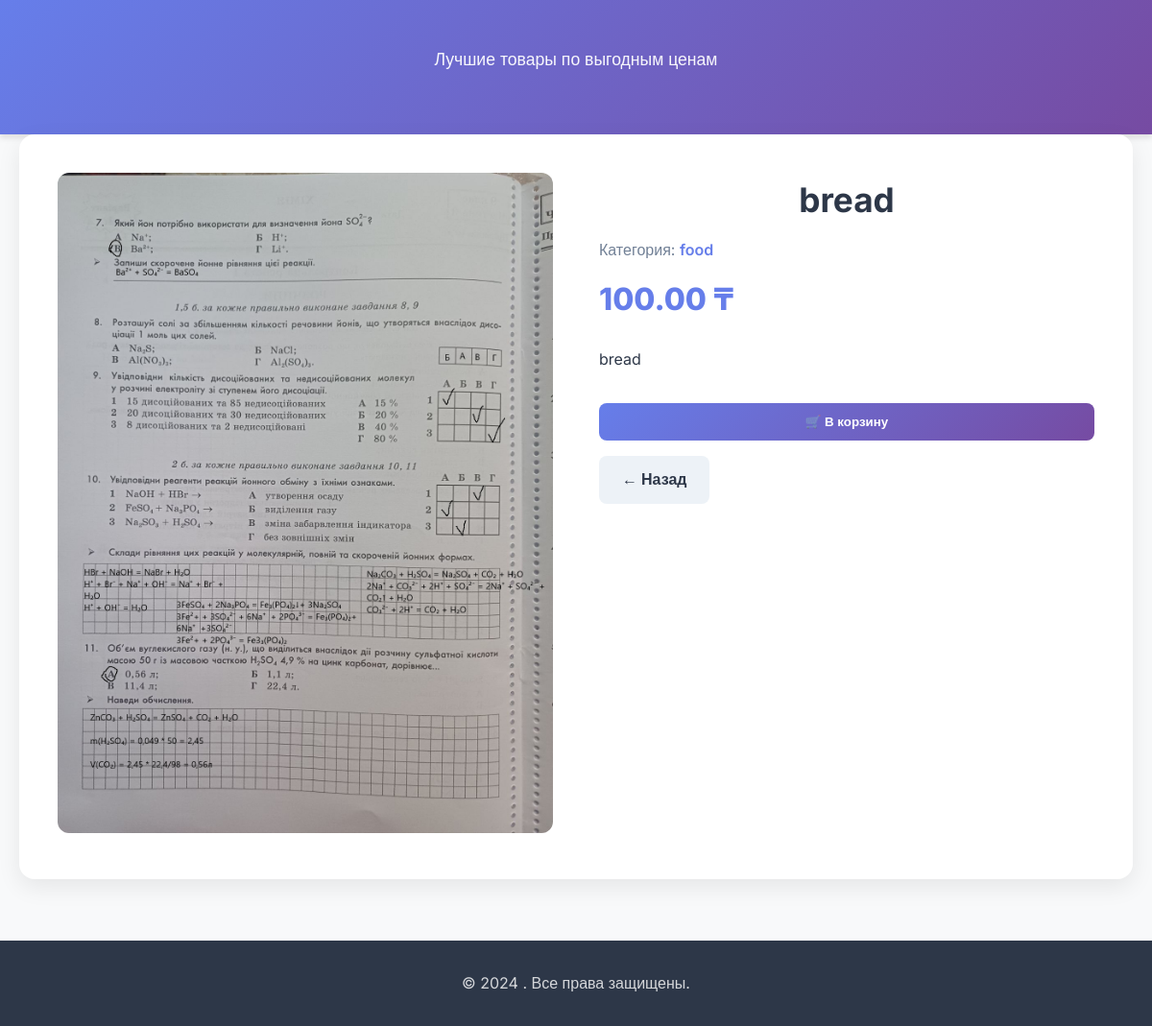
The app's page /detailpage/2, older data.
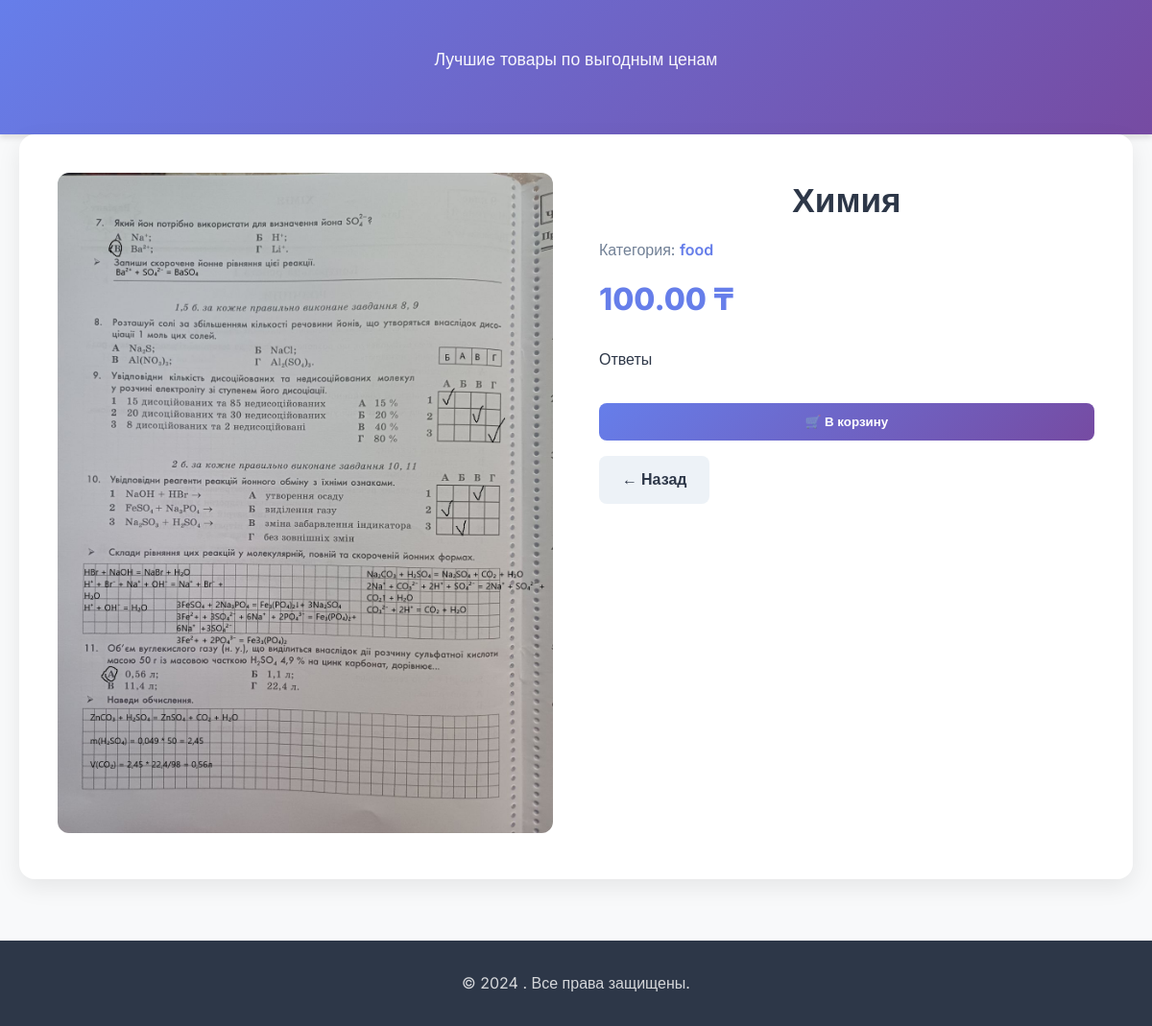
The same page, newer data.
### shop/models.py (models this page shows, shortened)
class Products(models.Model):
    name = models.CharField(max_length=30)
    categories = models.ForeignKey(Categories, on_delete=models.CASCADE)
    slug = models.SlugField()
    description = models.TextField()
    price = models.DecimalField(max_digits=6, decimal_places=2)
    image = models.ImageField(upload_to="media")

class Categories(models.Model):
    name = models.CharField(max_length=30)
    slug = models.SlugField()

### shop/views.py (the view)
# urls.py: path('detailpage/<int:number>', pagedetail, name = "detail"),
def pagedetail(request, number):
    product1 = Products.objects.all()
    if number > len(product1):
        return render(request, "detailPageFail.html")
    else:
        product = Products.objects.get(id=number)
        return render(request, "detailPage.html", context = {"number": number, "product": product})

### shop/templates/detailPage.html (shortened to what this page needs)
{% extends "base.html" %}
{% block content %}
<section class="products-section">
    <div class="container">
        <div class="detail-wrapper">
            <div class="detail-image">
                <img src="{{ product.image.url }}">
            </div>
            <div class="detail-info">
                <h1 class="detail-title">{{ product.name }}</h1>
                <p class="detail-category">
                    Категория: <span>{{ product.categories.name }}</span>
                </p>
                <p class="detail-price">{{ product.price }} ₸</p>
                <p class="detail-description">{{ product.description }}</p>
                <div class="detail-actions">
                    <button class="product-btn">🛒 В корзину</button>
                    <a href="/" class="back-btn">← Назад</a>
                </div>
            </div>
        </div>
    </div>
</section>
{% endblock %}

### shop/templates/base.html (shortened to what this page needs)
<!DOCTYPE html>
<html lang="ru">
<head>
</head>
<body>
<header>
    <div class="container">
        <p class="tagline">Лучшие товары по выгодным ценам</p>
    </div>
</header>
{% block content %}{% endblock %}
<footer>
    <div class="container">
        <p>&copy; 2024 {{ key1 }}. Все права защищены.</p>
    </div>
</footer>
</body>
</html>

### shop/templates/base.html (style rules this page uses)
* { margin: 0; padding: 0; box-sizing: border-box; }
body { font-family: 'Inter', sans-serif; background: #f8f9fa; color: #2d3748; line-height: 1.6; }
header { background: linear-gradient(135deg, #667eea 0%, #764ba2 100%); color: white; padding: 2rem 0; box-shadow: 0 4px 6px rgba(0,0,0,0.1); }
.container { max-width: 1200px; margin: 0 auto; padding: 0 20px; }
h1 { font-size: 2.5rem; font-weight: 700; margin-bottom: 1rem; text-align: center; }
.tagline { text-align: center; font-size: 1.1rem; opacity: 0.95; margin-bottom: 2rem; }
.product-btn { width: 100%; padding: 0.75rem; background: linear-gradient(135deg, #667eea 0%, #764ba2 100%); color: white; border: none; border-radius: 8px; font-weight: 600; cursor: pointer; transition: all 0.3s; }
footer { background: #2d3748; color: white; padding: 2rem 0; text-align: center; margin-top: 4rem; }
footer p { opacity: 0.8; }
.detail-wrapper { display: grid; grid-template-columns: 1fr 1fr; gap: 3rem; background: white; border-radius: 16px; padding: 2.5rem; box-shadow: 0 8px 24px rgba(0,0,0,0.08); }
.detail-image img { width: 100%; border-radius: 12px; }
.detail-title { font-size: 2.2rem; font-weight: 700; margin-bottom: 0.75rem; }
.detail-category { color: #718096; margin-bottom: 0.75rem; }
.detail-category span { color: #667eea; font-weight: 600; }
.detail-price { font-size: 2rem; font-weight: 800; color: #667eea; margin-bottom: 1.5rem; }
.detail-description { line-height: 1.7; margin-bottom: 2rem; }
.detail-actions { display: flex; gap: 1rem; flex-wrap: wrap; }
.back-btn { padding: 0.75rem 1.5rem; border-radius: 8px; background: #edf2f7; text-decoration: none; color: #2d3748; font-weight: 600; }
.product-btn { margin-top: auto; }

Row changes from the older to the newer data that the page shows:
changed Products "food": name "bread" → "Химия"; description "bread" → "Ответы"
